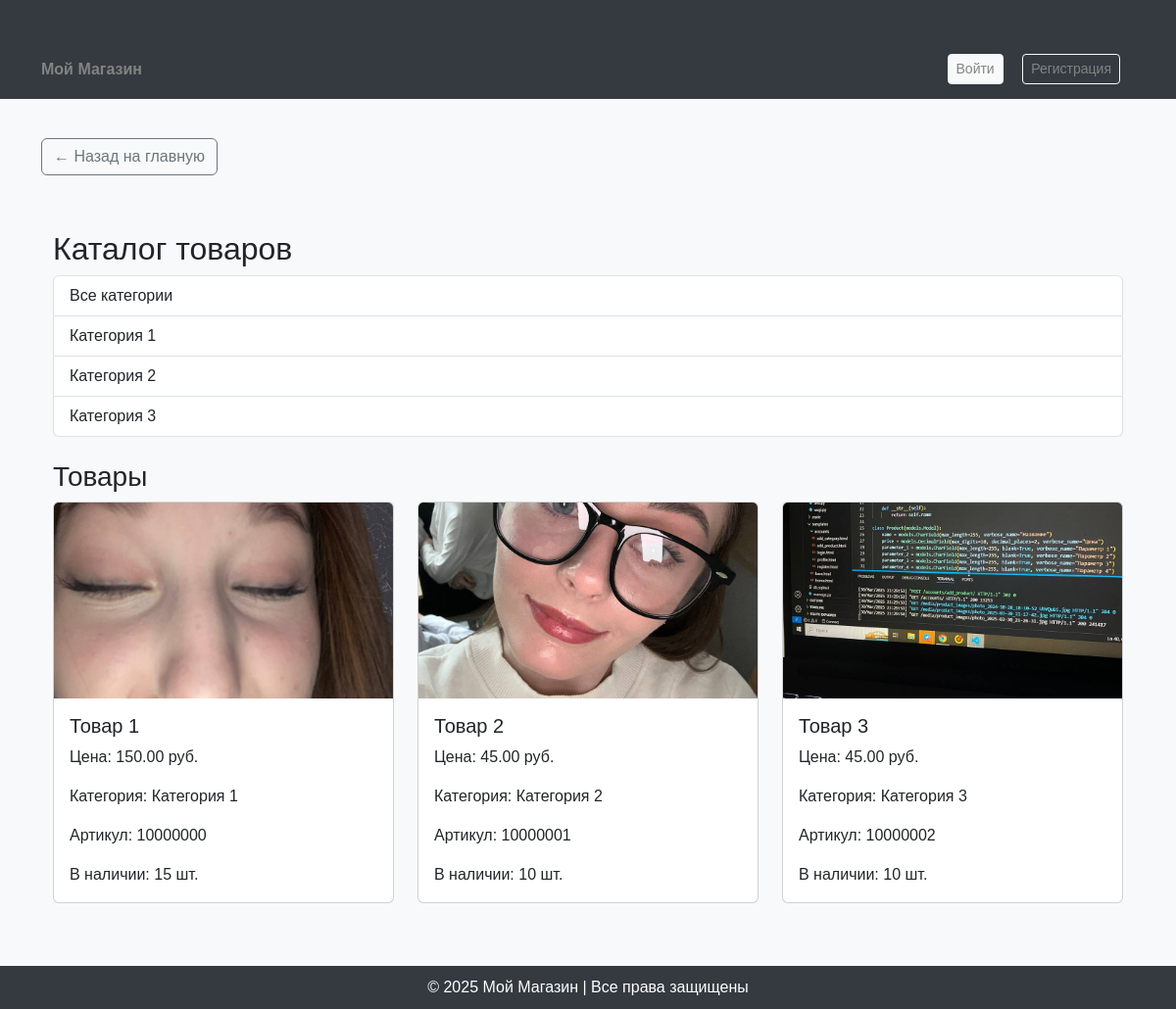
The page /accounts/catalog/ on the database its author committed.
### accounts/models.py (models this page shows, shortened)
class Category(models.Model):
    name = models.CharField(max_length=255, unique=True, verbose_name="Название категории")

class Product(models.Model):
    name = models.CharField(max_length=255, verbose_name="Название")
    price = models.DecimalField(max_digits=10, decimal_places=2, verbose_name="Цена")
    parameter_1 = models.CharField(max_length=255, blank=True, verbose_name="Параметр 1")
    parameter_2 = models.CharField(max_length=255, blank=True, verbose_name="Параметр 2")
    parameter_3 = models.CharField(max_length=255, blank=True, verbose_name="Параметр 3")
    parameter_4 = models.CharField(max_length=255, blank=True, verbose_name="Параметр 4")
    parameter_5 = models.CharField(max_length=255, blank=True, verbose_name="Параметр 5")
    category = models.ForeignKey(Category, on_delete=models.CASCADE, verbose_name="Категория")
    sku = models.CharField(max_length=50, unique=True, verbose_name="Артикул", blank=True)
    image = models.ImageField(upload_to="product_images/", blank=True, null=True, verbose_name="Изображение")
    description = models.TextField(blank=True, null=True, verbose_name="Описание")  # Новое поле для описания
    stock_quantity = models.PositiveIntegerField(default=0, verbose_name="Количество в наличии")  # Новое поле для количества товара

### accounts/views.py (the view)
# urls.py: path('catalog/', views.catalog_view, name='catalog'),
def catalog_view(request, category_id=None):
    categories = Category.objects.all()
    if category_id:
        products = Product.objects.filter(category_id=category_id)
    else:
        products = Product.objects.all()
    return render(request, 'accounts/catalog.html', {
        'categories': categories,
        'products': products
    })

### templates/accounts/catalog.html
{% extends 'base.html' %}
{% block content %}
<a href="{% url 'home' %}" class="btn btn-outline-secondary mb-3">
    ← Назад на главную
</a>
<div class="container">
    <h2>Каталог товаров</h2>
    <div class="list-group">
        <a href="{% url 'catalog' %}" class="list-group-item list-group-item-action">Все категории</a>
        {% for category in categories %}
        <a href="{% url 'catalog_by_category' category.id %}" class="list-group-item list-group-item-action">{{ category.name }}</a>
        {% endfor %}
    </div>
    <div class="mt-4">
        <h3>Товары</h3>
        {% if products %}
        <div class="row">
            {% for product in products %}
                {% include 'includes/product_card.html' %}
            {% endfor %}
        </div>
        {% else %}
        <p class="text-center">Товары не найдены.</p>
        {% endif %}
    </div>
</div>
{% endblock %}

### templates/includes/product_card.html
<div class="col-md-4 mb-4">
    <a href="{% url 'product_detail' product.id %}" class="text-decoration-none text-dark">
        <div class="card">
            {% if product.image %}
            <img src="{{ product.image.url }}" class="card-img-top" alt="{{ product.name }}"
                 style="object-fit: cover; height: 200px;">
            {% else %}
            <img src="https://via.placeholder.com/300x200" class="card-img-top" alt="No Image Available"
                 style="object-fit: cover; height: 200px;">
            {% endif %}
            <div class="card-body">
                <h5 class="card-title">{{ product.name }}</h5>
                <p class="card-text">Цена: {{ product.price }} руб.</p>
                <p class="card-text">Категория: {{ product.category.name }}</p>
                <p class="card-text">Артикул: {{ product.sku }}</p>
                <p class="card-text">В наличии: {{ product.stock_quantity }} шт.</p>
            </div>
        </div>
    </a>
</div>

### templates/base.html (style rules this page uses)
body { background-color: #f8f9fa; font-family: 'Arial', sans-serif; }
.container { margin-top: 40px; }
.card { transition: transform 0.3s ease, box-shadow 0.3s ease; }

### rows shown on the page
Category: name "Категория 1"
Category: name "Категория 2"
Category: name "Категория 3"
Product: image (picture), name "Товар 1", price "150.00", category.name "Категория 1", sku "10000000", stock_quantity "15"
Product: image (picture), name "Товар 2", price "45.00", category.name "Категория 2", sku "10000001", stock_quantity "10"
Product: image (picture), name "Товар 3", price "45.00", category.name "Категория 3", sku "10000002", stock_quantity "10"
